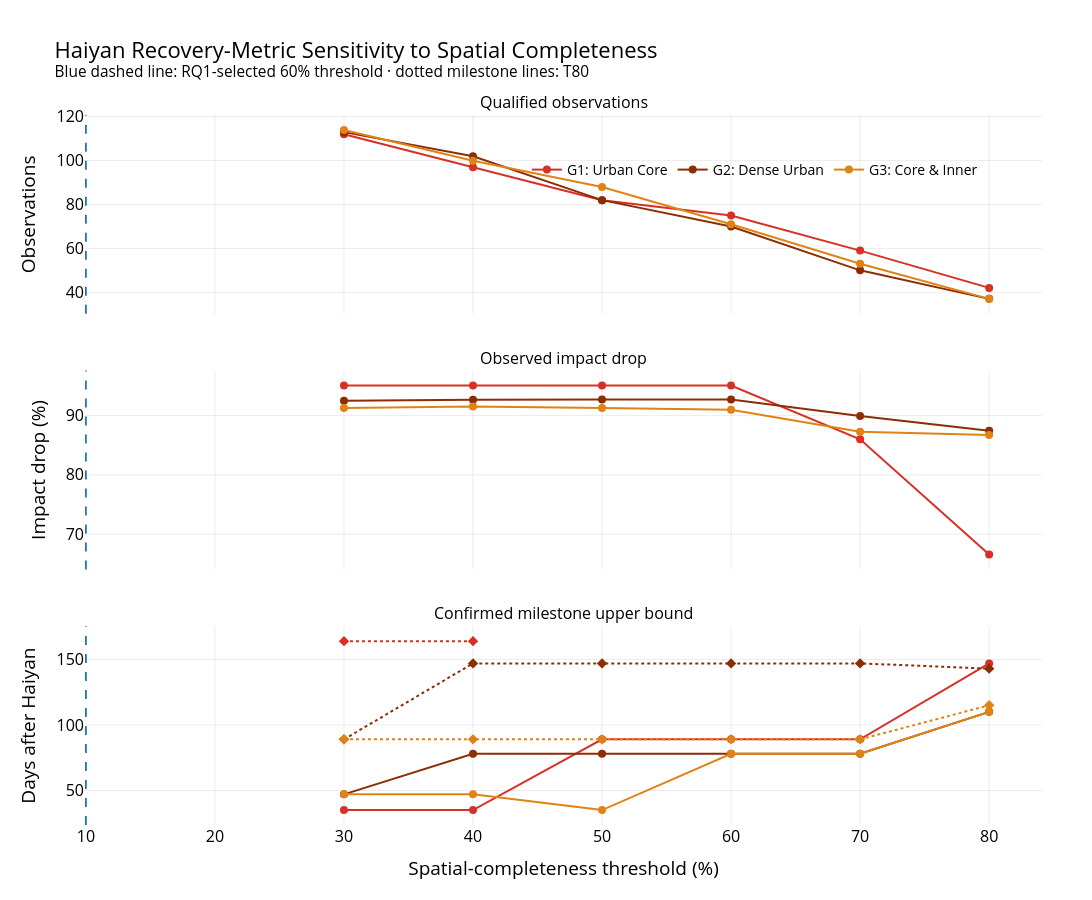

Write notebook code for a chart like this one.
### Code cell
fig_sensitivity = make_subplots(
    rows=3,
    cols=1,
    shared_xaxes=True,
    vertical_spacing=0.08,
    subplot_titles=(
        "Qualified observations",
        "Observed impact drop",
        "Confirmed milestone upper bound",
    ),
)

for group in GROUP_ORDER:
    meta = GROUP_META[group]

    sdf = sensitivity_df[
        sensitivity_df["Group"] == group
    ]

    fig_sensitivity.add_trace(
        go.Scatter(
            x=sdf["Threshold"],
            y=sdf["Assessment_observations"],
            mode="lines+markers",
            line=dict(
                color=meta["color"],
                width=2,
            ),
            marker=dict(size=8),
            name=(
                f"{meta['code']}: "
                f"{meta['label']}"
            ),
            legendgroup=meta["code"],
        ),
        row=1,
        col=1,
    )

    fig_sensitivity.add_trace(
        go.Scatter(
            x=sdf["Threshold"],
            y=sdf["Impact_drop_pct"],
            mode="lines+markers",
            line=dict(
                color=meta["color"],
                width=2,
            ),
            marker=dict(size=8),
            showlegend=False,
            legendgroup=meta["code"],
        ),
        row=2,
        col=1,
    )

    fig_sensitivity.add_trace(
        go.Scatter(
            x=sdf["Threshold"],
            y=sdf["T50_upper_days"],
            mode="lines+markers",
            line=dict(
                color=meta["color"],
                width=2,
            ),
            marker=dict(
                size=8,
                symbol="circle",
            ),
            name=f"{meta['code']} T50",
            showlegend=False,
        ),
        row=3,
        col=1,
    )

    fig_sensitivity.add_trace(
        go.Scatter(
            x=sdf["Threshold"],
            y=sdf["T80_upper_days"],
            mode="lines+markers",
            line=dict(
                color=meta["color"],
                width=2,
                dash="dot",
            ),
            marker=dict(
                size=8,
                symbol="diamond",
            ),
            name=f"{meta['code']} T80",
            showlegend=False,
        ),
        row=3,
        col=1,
    )

for row in [1, 2, 3]:
    fig_sensitivity.add_vline(
        x=VALID_THRESHOLD,
        line_dash="dash",
        line_color="#1f77b4",
        line_width=1.8,
        row=row,
        col=1,
    )

fig_sensitivity.update_layout(
    title=(
        "Haiyan Recovery-Metric Sensitivity "
        "to Spatial Completeness"
        "<br><sup>"
        "Blue dashed line: RQ1-selected 60% threshold · "
        "dotted milestone lines: T80"
        "</sup>"
    )
)

fig_sensitivity.update_yaxes(
    title_text="Observations",
    row=1,
    col=1,
)

fig_sensitivity.update_yaxes(
    title_text="Impact drop (%)",
    row=2,
    col=1,
)

fig_sensitivity.update_yaxes(
    title_text="Days after Haiyan",
    row=3,
    col=1,
)

fig_sensitivity.update_xaxes(
    title_text=(
        "Spatial-completeness threshold (%)"
    ),
    row=3,
    col=1,
)

apply_figure_style(
    fig_sensitivity,
    width=1300,
    height=900,
    top=115,
)

fig_sensitivity.show()

export_figure(
    fig_sensitivity,
    OUTPUT_SUPP_FIG_DIR
    / "fig_07_haiyan_threshold_sensitivity_g1_g3",
)

### Figure 1 — Plotly figure (JSON) as saved in the notebook; plotly's stock layout.template omitted (floating-point values rounded to 4 significant figures)
{"data": [{"legendgroup": "G1", "line": {"color": "#d73027", "width": 2}, "marker": {"size": 8}, "mode": "lines+markers", "name": "G1: Urban Core", "type": "scatter", "x": [30, 40, 50, 60, 70, 80], "xaxis": "x", "y": [112, 97, 82, 75, 59, 42], "yaxis": "y"}, {"legendgroup": "G1", "line": {"color": "#d73027", "width": 2}, "marker": {"size": 8}, "mode": "lines+markers", "showlegend": false, "type": "scatter", "x": [30, 40, 50, 60, 70, 80], "xaxis": "x2", "y": [95.09, 95.09, 95.09, 95.09, 86.0, 66.54], "yaxis": "y2"}, {"line": {"color": "#d73027", "width": 2}, "marker": {"size": 8, "symbol": "circle"}, "mode": "lines+markers", "name": "G1 T50", "showlegend": false, "type": "scatter", "x": [30, 40, 50, 60, 70, 80], "xaxis": "x3", "y": [35, 35, 89, 89, 89, 147], "yaxis": "y3"}, {"line": {"color": "#d73027", "dash": "dot", "width": 2}, "marker": {"size": 8, "symbol": "diamond"}, "mode": "lines+markers", "name": "G1 T80", "showlegend": false, "type": "scatter", "x": [30, 40, 50, 60, 70, 80], "xaxis": "x3", "y": [164.0, 164.0, NaN, NaN, NaN, NaN], "yaxis": "y3"}, {"legendgroup": "G2", "line": {"color": "#8c2d04", "width": 2}, "marker": {"size": 8}, "mode": "lines+markers", "name": "G2: Dense Urban", "type": "scatter", "x": [30, 40, 50, 60, 70, 80], "xaxis": "x", "y": [113, 102, 82, 70, 50, 37], "yaxis": "y"}, {"legendgroup": "G2", "line": {"color": "#8c2d04", "width": 2}, "marker": {"size": 8}, "mode": "lines+markers", "showlegend": false, "type": "scatter", "x": [30, 40, 50, 60, 70, 80], "xaxis": "x2", "y": [92.54, 92.69, 92.71, 92.71, 89.95, 87.46], "yaxis": "y2"}, {"line": {"color": "#8c2d04", "width": 2}, "marker": {"size": 8, "symbol": "circle"}, "mode": "lines+markers", "name": "G2 T50", "showlegend": false, "type": "scatter", "x": [30, 40, 50, 60, 70, 80], "xaxis": "x3", "y": [47, 78, 78, 78, 78, 110], "yaxis": "y3"}, {"line": {"color": "#8c2d04", "dash": "dot", "width": 2}, "marker": {"size": 8, "symbol": "diamond"}, "mode": "lines+markers", "name": "G2 T80", "showlegend": false, "type": "scatter", "x": [30, 40, 50, 60, 70, 80], "xaxis": "x3", "y": [89.0, 147.0, 147.0, 147.0, 147.0, 143.0], "yaxis": "y3"}, {"legendgroup": "G3", "line": {"color": "#e08214", "width": 2}, "marker": {"size": 8}, "mode": "lines+markers", "name": "G3: Core & Inner", "type": "scatter", "x": [30, 40, 50, 60, 70, 80], "xaxis": "x", "y": [114, 100, 88, 71, 53, 37], "yaxis": "y"}, {"legendgroup": "G3", "line": {"color": "#e08214", "width": 2}, "marker": {"size": 8}, "mode": "lines+markers", "showlegend": false, "type": "scatter", "x": [30, 40, 50, 60, 70, 80], "xaxis": "x2", "y": [91.28, 91.55, 91.28, 90.99, 87.28, 86.74], "yaxis": "y2"}, {"line": {"color": "#e08214", "width": 2}, "marker": {"size": 8, "symbol": "circle"}, "mode": "lines+markers", "name": "G3 T50", "showlegend": false, "type": "scatter", "x": [30, 40, 50, 60, 70, 80], "xaxis": "x3", "y": [47, 47, 35, 78, 78, 110], "yaxis": "y3"}, {"line": {"color": "#e08214", "dash": "dot", "width": 2}, "marker": {"size": 8, "symbol": "diamond"}, "mode": "lines+markers", "name": "G3 T80", "showlegend": false, "type": "scatter", "x": [30, 40, 50, 60, 70, 80], "xaxis": "x3", "y": [89.0, 89.0, 89.0, 89.0, 89.0, 115.0], "yaxis": "y3"}], "layout": {"annotations": [{"font": {"size": 16}, "showarrow": false, "text": "Qualified observations", "x": 0.5, "xanchor": "center", "xref": "paper", "y": 1, "yanchor": "bottom", "yref": "paper"}, {"font": {"size": 16}, "showarrow": false, "text": "Observed impact drop", "x": 0.5, "xanchor": "center", "xref": "paper", "y": 0.64, "yanchor": "bottom", "yref": "paper"}, {"font": {"size": 16}, "showarrow": false, "text": "Confirmed milestone upper bound", "x": 0.5, "xanchor": "center", "xref": "paper", "y": 0.28, "yanchor": "bottom", "yref": "paper"}], "font": {"color": "black", "size": 16}, "height": 900, "legend": {"font": {"size": 14}, "orientation": "h", "x": 0.7, "xanchor": "center", "y": 0.9, "yanchor": "bottom"}, "margin": {"b": 75, "l": 85, "r": 50, "t": 115}, "paper_bgcolor": "rgba(0,0,0,0)", "plot_bgcolor": "white", "shapes": [{"line": {"color": "#1f77b4", "dash": "dash", "width": 1.8}, "type": "line", "x0": 10, "x1": 10, "xref": "x", "y0": 0, "y1": 1, "yref": "y domain"}, {"line": {"color": "#1f77b4", "dash": "dash", "width": 1.8}, "type": "line", "x0": 10, "x1": 10, "xref": "x2", "y0": 0, "y1": 1, "yref": "y2 domain"}, {"line": {"color": "#1f77b4", "dash": "dash", "width": 1.8}, "type": "line", "x0": 10, "x1": 10, "xref": "x3", "y0": 0, "y1": 1, "yref": "y3 domain"}], "title": {"text": "Haiyan Recovery-Metric Sensitivity to Spatial Completeness<br><sup>Blue dashed line: RQ1-selected 60% threshold · dotted milestone lines: T80</sup>"}, "width": 1300, "xaxis": {"anchor": "y", "domain": [0, 1], "gridcolor": "rgba(0,0,0,0.08)", "matches": "x3", "showgrid": true, "showticklabels": false, "zeroline": false}, "xaxis2": {"anchor": "y2", "domain": [0, 1], "gridcolor": "rgba(0,0,0,0.08)", "matches": "x3", "showgrid": true, "showticklabels": false, "zeroline": false}, "xaxis3": {"anchor": "y3", "domain": [0, 1], "gridcolor": "rgba(0,0,0,0.08)", "showgrid": true, "title": {"text": "Spatial-completeness threshold (%)"}, "zeroline": false}, "yaxis": {"anchor": "x", "domain": [0.72, 1], "gridcolor": "rgba(0,0,0,0.08)", "showgrid": true, "title": {"text": "Observations"}, "zeroline": false}, "yaxis2": {"anchor": "x2", "domain": [0.36, 0.64], "gridcolor": "rgba(0,0,0,0.08)", "showgrid": true, "title": {"text": "Impact drop (%)"}, "zeroline": false}, "yaxis3": {"anchor": "x3", "domain": [0, 0.28], "gridcolor": "rgba(0,0,0,0.08)", "showgrid": true, "title": {"text": "Days after Haiyan"}, "zeroline": false}}}
